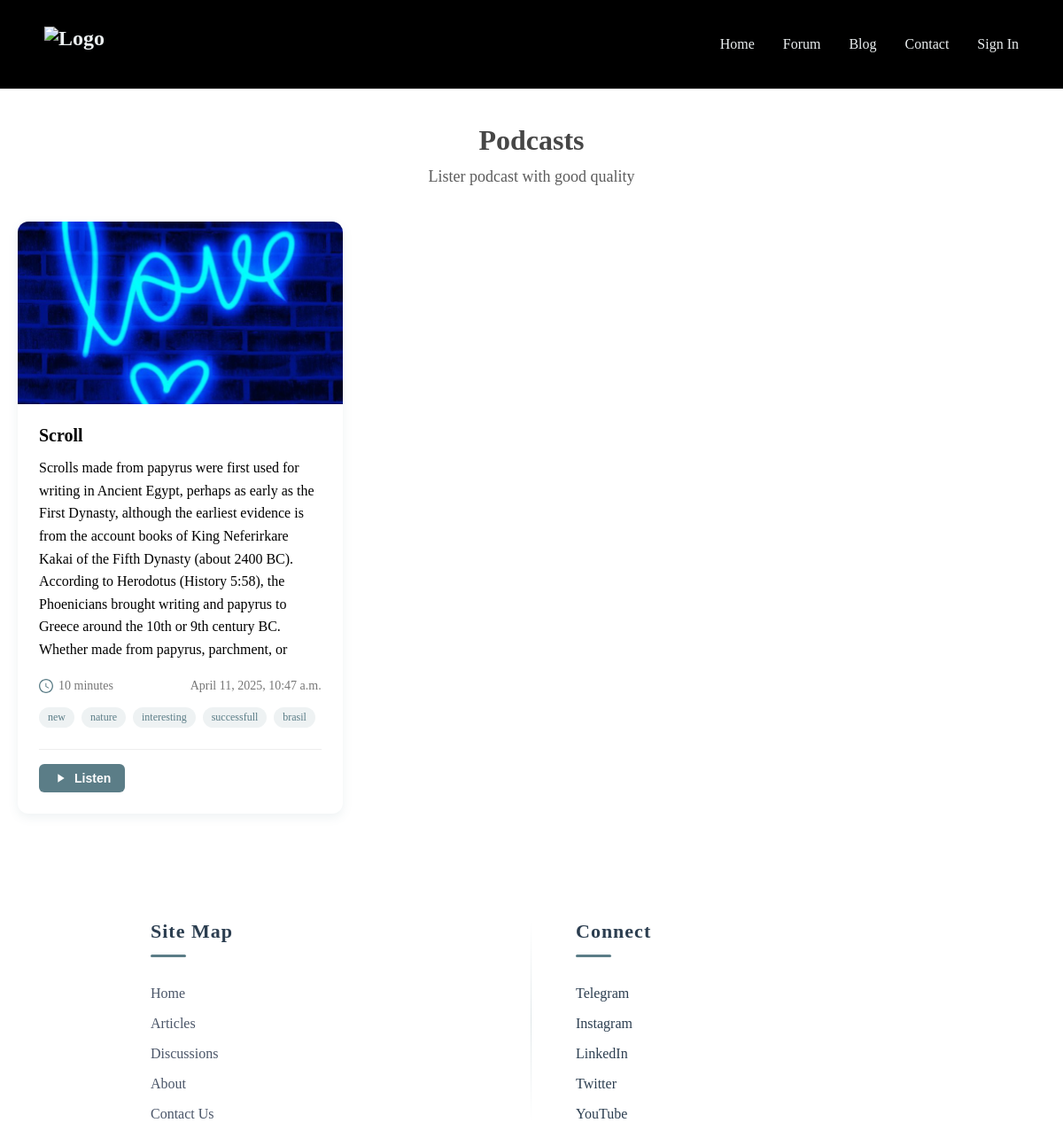
/podcasts/, run on the app's committed database.
### essayApp/models.py (models this page shows, shortened)
class Podcast(models.Model):
    title = models.CharField(max_length=255)
    description = models.TextField()
    banner = models.ImageField(upload_to='podcast_banners/', null=True, blank=True)
    banner_url = models.URLField(null=True, blank=True)
    video = models.FileField(upload_to='podcast_videos/', null=True, blank=True)
    video_url = models.URLField(null=True, blank=True)
    duration = models.PositiveIntegerField(help_text='Duration in minutes')
    created_at = models.DateTimeField(auto_now_add=True)
    tags = models.ManyToManyField('Tag', blank=True)

class Tag(models.Model):
    name = models.CharField(max_length=50, unique=True)

### essayApp/views.py (the view)
# urls.py: path('podcasts/',podcasts, name='podcasts'),
def podcasts(request):
    podc = Podcast.objects.all()
    ctx={
        'podcasts': podc
    }
    return render(request,'podcasts.html',ctx)

### templates/podcasts.html (shortened to what this page needs)
<!DOCTYPE html>
<html lang="en">
<head>
    {% load static %}
    <link rel="stylesheet" href="{% static 'css/blog.css' %}">
    <link rel="stylesheet" href="{% static 'css/navbar.css' %}">
</head>
<body>
    <nav>
        <div class="nav-container">
            <a href="/" class="logo">
                <img src="https://cdn.dorik.com/6587cf2393037000111f0b06/images/logo-b16Cp.png" alt="Logo">
            </a>
            <ul class="nav-links">
                <li><a href="/">Home</a></li>
                <li><a href="/forum/">Forum</a></li>
                <li class="dropdown">
                    <a class="drop-trigger">Blog</a>
                </li>
                <li><a href="/contact/">Contact</a></li>
                <li>
                    {% if request.user.is_authenticated %}
                    <form action="{% url 'logout' %}" method="post">
                        {% csrf_token %}
                        <button type="submit">
                            Log Out
                        </button>
                    </form>
                    {% else %}
                    <a href="{% url 'login' %}">
                        Sign In
                    </a>
                    {% endif %}
                </li>
            </ul>
        </div>
    </nav>
    <div class="podcasts-container">
        <div class="podcasts-header">
            <h2 style="color: #323232;" class="podcasts-title">Podcasts</h2>
            <p style="color: #323232;" class="podcasts-subtitle">Lister podcast with good quality</p>
        </div>
        <div class="podcasts-grid">
            {% for podcast in podcasts %}
            <div class="podcast-card">
                <div class="podcast-media">
                    {% if podcast.banner %}
                    <img src="{{ podcast.banner.url }}" alt="Banner">
                    {% endif %}
                </div>
                <div class="podcast-content">
                    <h3 class="podcast-title">{{ podcast.title }}</h3>
                    <p class="podcast-description">{{ podcast.description }}</p>
                    <div class="podcast-meta">
                        <div class="podcast-duration">
                            <svg xmlns="http://www.w3.org/2000/svg" viewBox="0 0 24 24">
                                <path
                                    d="M12 0C5.373 0 0 5.373 0 12s5.373 12 12 12 12-5.373 12-12S18.627 0 12 0zm0 22c-5.523 0-10-4.477-10-10S6.477 2 12 2s10 4.477 10 10-4.477 10-10 10zm.5-15H11v6l5.25 3.15.75-1.23-4.5-2.67V7z" />
                            </svg>
                            <span>{{ podcast.duration }} minutes</span>
                        </div>
                        <div class="podcast-date">{{ podcast.created_at }}</div>
                    </div>
                    <div class="podcast-tags">
                        {% for tag in podcast.tags.all %}
                        <span class="podcast-tag">{{ tag.name }}</span>
                        {% endfor %}
                    </div>
                    <div class="podcast-actions">
                        {% if podcast.video_url %}
                        <button class="podcast-button" data-video="{{ podcast.video_url }}"
                            data-title="{{ podcast.title }}" data-meta="{{ podcast.duration }} minutes">
                            <svg xmlns="http://www.w3.org/2000/svg" viewBox="0 0 24 24">
                                <path d="M8 5v14l11-7z" />
                            </svg>
                            Listen
                        </button>
                        {% endif %}
                    </div>
                </div>
            </div>
            {% endfor %}
        </div>
    </div>
    <footer>
        <div class="footer-container">
            <div class="footer-col">
                <h1>Site Map</h1>
                <div class="footer-list">
                    <p>Home</p>
                    <p>Articles</p>
                    <p>Discussions</p>
                    <p>About</p>
                    <p>Contact Us</p>
                </div>
            </div>
            <div class="footer-col">
                <h1>Connect</h1>
                <div class="footer-list">
                    <a href="https://t.me/quedforum" target="_blank">Telegram</a>
                    <a href="https://www.instagram.com/thequedio?igsh=MWZkNHNkd3hodXVkaw==" target="_blank">Instagram
                    </a>
                    <a href="https://www.linkedin.com/company/quedio/" target="_blank">LinkedIn</a>
                    <a>Twitter</a>
                    <a>YouTube</a>
                </div>
            </div>
        </div>
    </footer>
</body>
</html>

### static/css/blog.css (style rules this page uses)
h1 { font-weight: 300; letter-spacing: 1px; margin-bottom: 0.5rem; }
h2 { font-weight: 300; opacity: 0.9; font-size: 1.2rem; }
.podcasts-container { max-width: 1200px; color: black; margin: 40px auto; padding: 0 20px; }
.podcasts-header { text-align: center; margin-bottom: 40px; }
.podcasts-title { font-size: 32px; font-weight: 700; color: #000000; margin-bottom: 12px; }
.podcasts-subtitle { font-size: 18px; color: #000000; opacity: 0.8; max-width: 600px; margin: 0 auto; }
.podcasts-grid { display: grid; grid-template-columns: repeat(auto-fill, minmax(350px, 1fr)); gap: 30px; }
.podcast-card { background: white; border-radius: 12px; overflow: hidden; box-shadow: 0 4px 12px rgba(91, 125, 135, 0.1); transition: transform 0.3s ease, box-shadow 0.3s ease; }
.podcast-media { position: relative; padding-bottom: 56.25%; height: 0; overflow: hidden; max-height: 300px; }
.podcast-content { padding: 24px; display: flex; flex-direction: column; justify-content: space-between; }
.podcast-title { font-size: 20px; font-weight: 700; margin-bottom: 12px; color: #000000; }
.podcast-description { font-size: 16px; color: #000000; margin-bottom: 20px; line-height: 1.6; }
.podcast-meta { display: flex; justify-content: space-between; align-items: center; font-size: 14px; color: #777; }
.podcast-duration { display: flex; align-items: center; gap: 6px; }
.podcast-duration svg { width: 16px; height: 16px; fill: #5B7D87; }
.podcast-date { font-weight: 500; }
.podcast-tags { display: flex; gap: 8px; flex-wrap: wrap; margin-top: 16px; }
.podcast-tag { background-color: rgba(91, 125, 135, 0.1); color: #5B7D87; padding: 4px 10px; border-radius: 100px; font-size: 12px; font-weight: 500; }
.podcast-actions { display: flex; justify-content: space-between; align-items: center; margin-top: 24px; padding-top: 16px; border-top: 1px solid #eee; }
.podcast-button { background-color: #5B7D87; color: white; border: none; padding: 8px 16px; border-radius: 6px; font-size: 14px; font-weight: 600; cursor: pointer; transition: background-color 0.2s ease; display: flex; align-items: center; gap: 8px; }
.podcast-button svg { width: 16px; height: 16px; fill: white; }
.podcast-media { position: relative; padding-bottom: 56.25%; height: 0; overflow: hidden; cursor: pointer; }
.podcast-media { position: relative; width: 100%; height: 0; padding-bottom: 56.25%; background-color: #eee; overflow: hidden; }
.podcast-media img { position: absolute; width: 100%; height: 100%; object-fit: cover; }

### data on the page
Podcast: banner (picture), title "Scroll", description "Scrolls made from papyrus were first used for writing in Ancient Egypt, perhaps as early as the First Dynasty, although the earliest evidence is from the account books of King Neferirkare Kakai of the Fifth Dynasty (about 2400 BC). According to Herodotus (History 5:58), the Phoenicians brought writing and papyrus to Greece around the 10th or 9th century BC. Whether made from papyrus, parchment, or", duration "10", created_at "April 11, 2025, 10:47 a.m."
Tag: name "new"
Tag: name "nature"
Tag: name "interesting"
Tag: name "successfull"
Tag: name "brasil"
